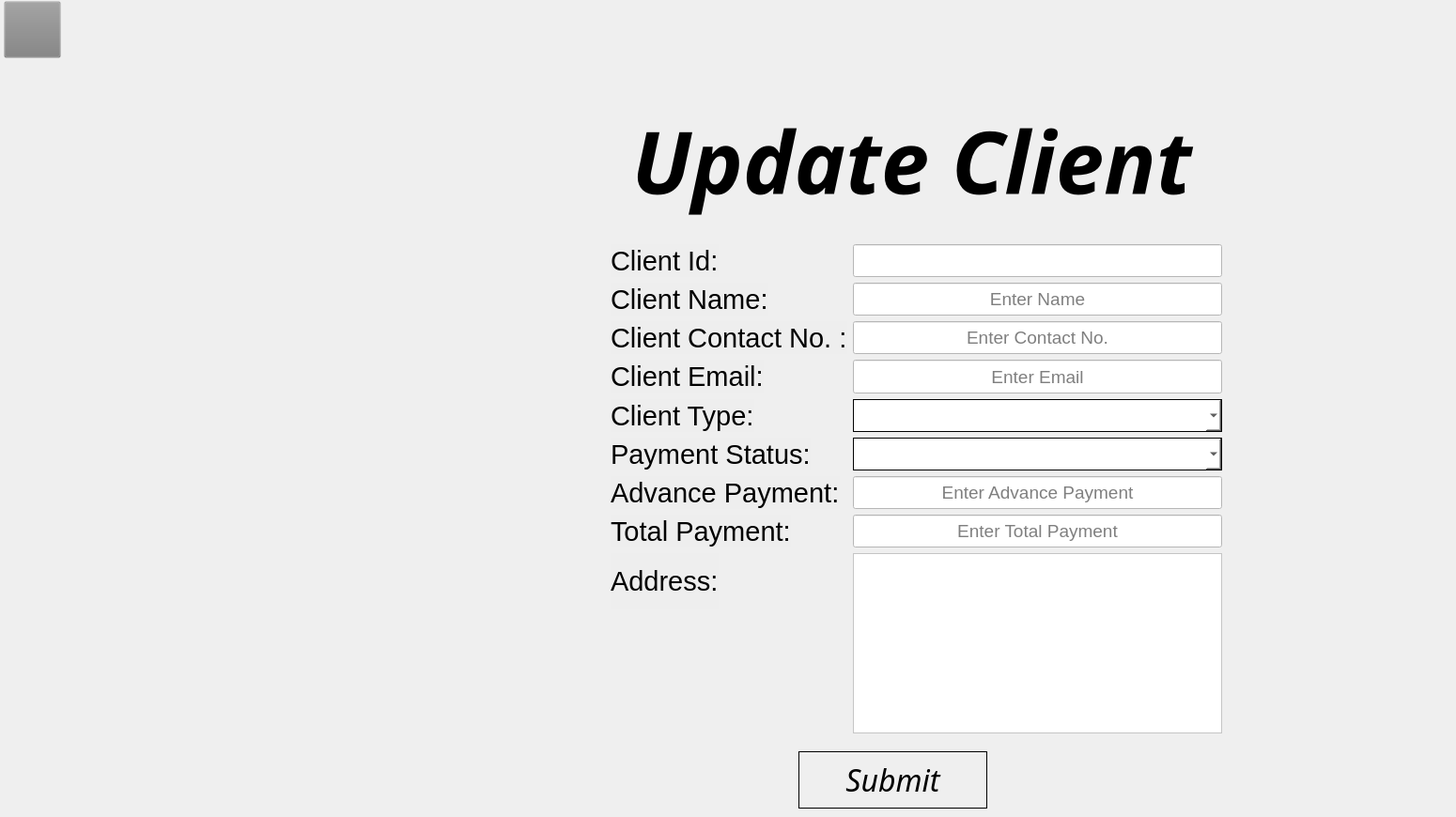
    <widget class="QWidget" name="UPDATEformforClient">
     <widget class="QPushButton" name="updateClient_backbutton">
      <property name="geometry">
       <rect>
        <x>4</x>
        <y>1</y>
        <width>61</width>
        <height>61</height>
       </rect>
      </property>
      <property name="styleSheet">
       <string notr="true">
background-color: rgb(128, 128, 128, 0.01);
border-image: url(:/back-button.png);</string>
      </property>
      <property name="text">
       <string/>
      </property>
     </widget>
     <widget class="QLabel" name="label_282">
      <property name="geometry">
       <rect>
        <x>400</x>
        <y>110</y>
        <width>1141</width>
        <height>121</height>
       </rect>
      </property>
      <property name="font">
       <font>
        <family>JasmineUPC</family>
        <pointsize>69</pointsize>
        <weight>75</weight>
        <italic>true</italic>
        <bold>true</bold>
       </font>
      </property>
      <property name="styleSheet">
       <string notr="true">background-color: rgb(128, 128, 128, 0.001);</string>
      </property>
      <property name="text">
       <string>Update Client</string>
      </property>
      <property name="alignment">
       <set>Qt::AlignCenter</set>
      </property>
     </widget>
     <widget class="QPushButton" name="pushButton_30">
      <property name="geometry">
       <rect>
        <x>850</x>
        <y>800</y>
        <width>201</width>
        <height>61</height>
       </rect>
      </property>
      <property name="font">
       <font>
        <family>Poppins</family>
        <pointsize>24</pointsize>
        <weight>50</weight>
        <italic>true</italic>
        <bold>false</bold>
       </font>
      </property>
      <property name="styleSheet">
       <string notr="true">border:1px solid black;
</string>
      </property>
      <property name="text">
       <string>Submit</string>
      </property>
     </widget>
     <widget class="QWidget" name="layoutWidget">
      <property name="geometry">
       <rect>
        <x>650</x>
        <y>260</y>
        <width>651</width>
        <height>521</height>
       </rect>
      </property>
      <layout class="QFormLayout" name="formLayout_13">
       <item row="0" column="0">
        <widget class="QLabel" name="label_279">
         <property name="font">
          <font>
           <pointsize>22</pointsize>
          </font>
         </property>
         <property name="styleSheet">
          <string notr="true">background-color:rgb(128,128,128,0.01);</string>
         </property>
         <property name="text">
          <string>Client Id:</string>
         </property>
        </widget>
       </item>
       <item row="0" column="1">
        <widget class="QLineEdit" name="lineEdit_138">
         <property name="enabled">
          <bool>false</bool>
         </property>
         <property name="sizePolicy">
          <sizepolicy hsizetype="Expanding" vsizetype="Expanding">
           <horstretch>0</horstretch>
           <verstretch>0</verstretch>
          </sizepolicy>
         </property>
         <property name="font">
          <font>
           <pointsize>14</pointsize>
          </font>
         </property>
         <property name="styleSheet">
          <string notr="true">
background-color: white;</string>
         </property>
         <property name="alignment">
          <set>Qt::AlignCenter</set>
         </property>
        </widget>
       </item>
       <item row="1" column="0">
        <widget class="QLabel" name="label_283">
         <property name="font">
          <font>
           <pointsize>22</pointsize>
          </font>
         </property>
         <property name="styleSheet">
          <string notr="true">background-color:rgb(128,128,128,0.01);</string>
         </property>
         <property name="text">
          <string>Client Name:</string>
         </property>
        </widget>
       </item>
       <item row="1" column="1">
        <widget class="QLineEdit" name="lineEdit_132">
         <property name="sizePolicy">
          <sizepolicy hsizetype="Expanding" vsizetype="Expanding">
           <horstretch>0</horstretch>
           <verstretch>0</verstretch>
          </sizepolicy>
         </property>
         <property name="font">
          <font>
           <pointsize>14</pointsize>
          </font>
         </property>
         <property name="styleSheet">
          <string notr="true">
background-color: white;</string>
         </property>
         <property name="alignment">
          <set>Qt::AlignCenter</set>
         </property>
         <property name="placeholderText">
          <string>Enter Name</string>
         </property>
        </widget>
       </item>
       <item row="2" column="0">
        <widget class="QLabel" name="label_280">
         <property name="font">
          <font>
           <pointsize>22</pointsize>
          </font>
         </property>
         <property name="styleSheet">
          <string notr="true">background-color:rgb(128,128,128,0.01);</string>
         </property>
         <property name="text">
          <string>Client Contact No. :</string>
         </property>
        </widget>
       </item>
       <item row="2" column="1">
        <widget class="QLineEdit" name="lineEdit_134">
         <property name="sizePolicy">
          <sizepolicy hsizetype="Expanding" vsizetype="Expanding">
           <horstretch>0</horstretch>
           <verstretch>0</verstretch>
          </sizepolicy>
         </property>
         <property name="font">
          <font>
           <pointsize>14</pointsize>
          </font>
         </property>
         <property name="styleSheet">
          <string notr="true">
background-color: white;</string>
         </property>
         <property name="alignment">
          <set>Qt::AlignCenter</set>
         </property>
         <property name="placeholderText">
          <string>Enter Contact No.</string>
         </property>
        </widget>
       </item>
       <item row="3" column="0">
        <widget class="QLabel" name="label_281">
         <property name="font">
          <font>
           <pointsize>22</pointsize>
          </font>
         </property>
         <property name="styleSheet">
          <string notr="true">background-color:rgb(128,128,128,0.01);</string>
         </property>
         <property name="text">
          <string>Client Email:</string>
         </property>
        </widget>
       </item>
       <item row="3" column="1">
        <widget class="QLineEdit" name="lineEdit_135">
         <property name="sizePolicy">
          <sizepolicy hsizetype="Expanding" vsizetype="Expanding">
           <horstretch>0</horstretch>
           <verstretch>0</verstretch>
          </sizepolicy>
         </property>
         <property name="font">
          <font>
           <pointsize>14</pointsize>
          </font>
         </property>
         <property name="styleSheet">
          <string notr="true">
background-color: white;</string>
         </property>
         <property name="alignment">
          <set>Qt::AlignCenter</set>
         </property>
         <property name="placeholderText">
          <string>Enter Email</string>
         </property>
        </widget>
       </item>
       <item row="4" column="0">
        <widget class="QLabel" name="label_92">
         <property name="font">
          <font>
           <pointsize>22</pointsize>
          </font>
         </property>
         <property name="styleSheet">
          <string notr="true">background-color:rgb(128,128,128,0.01);</string>
         </property>
         <property name="text">
          <string>Client Type:</string>
         </property>
        </widget>
       </item>
       <item row="4" column="1">
        <widget class="QComboBox" name="comboBox_22">
         <property name="sizePolicy">
          <sizepolicy hsizetype="Preferred" vsizetype="Expanding">
           <horstretch>0</horstretch>
           <verstretch>0</verstretch>
          </sizepolicy>
         </property>
         <property name="font">
          <font>
           <pointsize>14</pointsize>
          </font>
         </property>
         <property name="styleSheet">
          <string notr="true">background-color:rgb(255,255,255);
border:1px solid black
</string>
         </property>
        </widget>
       </item>
       <item row="5" column="0">
        <widget class="QLabel" name="label_286">
         <property name="font">
          <font>
           <pointsize>22</pointsize>
          </font>
         </property>
         <property name="styleSheet">
          <string notr="true">background-color:rgb(128,128,128,0.01);</string>
         </property>
         <property name="text">
          <string>Payment Status:</string>
         </property>
        </widget>
       </item>
       <item row="5" column="1">
        <widget class="QComboBox" name="comboBox_16">
         <property name="sizePolicy">
          <sizepolicy hsizetype="Preferred" vsizetype="Expanding">
           <horstretch>0</horstretch>
           <verstretch>0</verstretch>
          </sizepolicy>
         </property>
         <property name="font">
          <font>
           <pointsize>14</pointsize>
          </font>
         </property>
         <property name="styleSheet">
          <string notr="true">background-color:rgb(255,255,255);
border:1px solid black
</string>
         </property>
        </widget>
       </item>
       <item row="6" column="0">
        <widget class="QLabel" name="label_285">
         <property name="font">
          <font>
           <pointsize>22</pointsize>
          </font>
         </property>
         <property name="styleSheet">
          <string notr="true">background-color:rgb(128,128,128,0.01);</string>
         </property>
         <property name="text">
          <string>Advance Payment:</string>
         </property>
        </widget>
       </item>
       <item row="6" column="1">
        <widget class="QLineEdit" name="lineEdit_133">
         <property name="sizePolicy">
          <sizepolicy hsizetype="Expanding" vsizetype="Expanding">
           <horstretch>0</horstretch>
           <verstretch>0</verstretch>
          </sizepolicy>
         </property>
         <property name="font">
          <font>
           <pointsize>14</pointsize>
          </font>
         </property>
         <property name="styleSheet">
          <string notr="true">
background-color: white;</string>
         </property>
         <property name="alignment">
          <set>Qt::AlignCenter</set>
         </property>
         <property name="placeholderText">
          <string>Enter Advance Payment</string>
         </property>
        </widget>
       </item>
       <item row="7" column="0">
        <widget class="QLabel" name="label_284">
         <property name="font">
          <font>
           <pointsize>22</pointsize>
          </font>
         </property>
         <property name="styleSheet">
          <string notr="true">background-color:rgb(128,128,128,0.01);</string>
         </property>
         <property name="text">
          <string>Total Payment:</string>
         </property>
        </widget>
       </item>
       <item row="7" column="1">
        <widget class="QLineEdit" name="lineEdit_136">
         <property name="sizePolicy">
          <sizepolicy hsizetype="Expanding" vsizetype="Expanding">
           <horstretch>0</horstretch>
           <verstretch>0</verstretch>
          </sizepolicy>
         </property>
         <property name="font">
          <font>
           <pointsize>14</pointsize>
          </font>
         </property>
         <property name="styleSheet">
          <string notr="true">
background-color: white;</string>
         </property>
         <property name="alignment">
          <set>Qt::AlignCenter</set>
         </property>
         <property name="placeholderText">
          <string>Enter Total Payment</string>
         </property>
        </widget>
       </item>
       <item row="8" column="0">
        <widget class="QLabel" name="label_94">
         <property name="font">
          <font>
           <pointsize>22</pointsize>
          </font>
         </property>
         <property name="styleSheet">
          <string notr="true">background-color:rgb(128,128,128,0.01);</string>
         </property>
         <property name="text">
          <string>Address:</string>
         </property>
        </widget>
       </item>
       <item row="8" column="1">
        <widget class="QPlainTextEdit" name="plainTextEdit_2">
         <property name="styleSheet">
          <string notr="true">background-color:white;</string>
         </property>
        </widget>
       </item>
      </layout>
     </widget>
    </widget>
